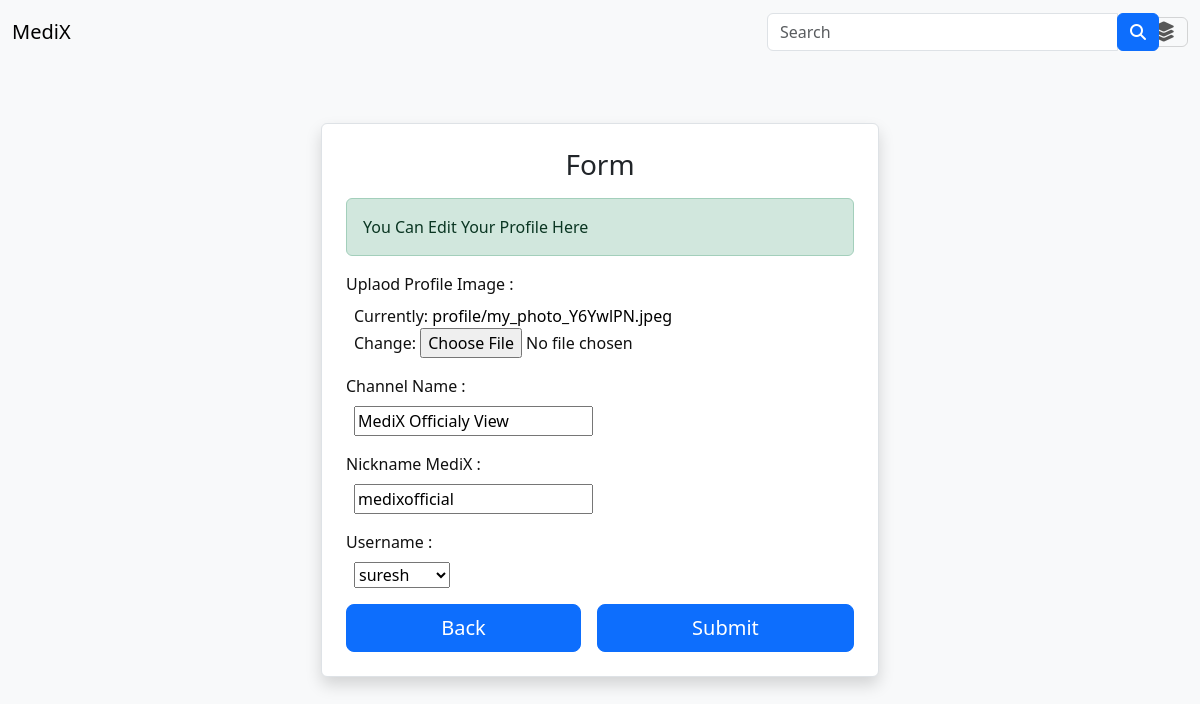
The page /user-edit-profile/ (signed in) on the database its author committed.
### users/models.py (models this page shows, shortened)
class ProfileDetails(models.Model):
    Profile_Image = models.ImageField(default='profile/user_profile.jpg', upload_to='profile/', max_length=2000)
    NamesUser = models.OneToOneField(User, on_delete=models.CASCADE, default='Your Profile')
    Channel_Name = models.CharField(max_length=100, default='MediX User Profile')
    uName = models.CharField(max_length=100, default='yourmedix')

### users/views.py (the view, shortened to what this page needs)
# urls.py: path('user-edit-profile/', views.ProfileEdit, name='edit_profile'),
def ProfileEdit(request):
    if request.user.is_authenticated:
        if request.method == 'GET':
            messages.success(request,'You Can Edit Your Profile Here')
        user_profile = ProfileDetails.objects.get(NamesUser=request.user)
        form = ProfileForm(request.POST or None, request.FILES or None, instance=user_profile)  # Pre-fill form with existing data
        v1 = form.instance.uName
        context = {'form': form}
        return render(request, 'editProfile.html', context)
    return redirect('login')

### users/forms.py
class ProfileForm(forms.ModelForm):
    class Meta:
        model = ProfileDetails
        fields = ['Profile_Image', 'NamesUser', 'Channel_Name', 'uName']

### templates/editProfile.html (shortened to what this page needs)
{% extends 'base.html' %}
{% block body %}
<div class="container d-flex justify-content-center align-items-center min-vh-100 bg-light">
    <div class="p-4 border rounded shadow bg-white w-50">
        <h2 class="text-center text-dark fs-3">Form</h2>
        <form method="POST" class="mt-3" enctype="multipart/form-data">
            {% if messages %}
                {% for message in messages %}
                    <div class="alert alert-{{ message.tags }}">
                        {{ message }}
                    </div>
                {% endfor %}
            {% endif %}
                <div class="mb-3">
                    <label for="{{ field.id_for_label }}" class="form-label">Uplaod Profile Image :</label>
                    <div class="d-inline-block ms-2 w-100">{{ form.Profile_Image }}</div>
                </div>
                <div class="mb-3">
                    <label for="{{ field.id_for_label }}" class="form-label">Channel Name :</label>
                    <div class="d-inline-block ms-2 w-100">{{ form.Channel_Name }}</div>
                </div>
                <div class="mb-3">
                    <label for="{{ field.id_for_label }}" class="form-label">Nickname MediX :</label>
                    <div class="d-inline-block ms-2 w-100">{{ form.uName }}</div>
                </div>
                <div class="mb-3">
                    <label for="{{ field.id_for_label }}" class="form-label">Username :</label>
                    <div class="d-inline-block ms-2 w-100">{{ form.NamesUser }}</div>
                </div>
                <div class="d-flex gap-3 mt-3">
                    <a class="btn btn-primary btn-lg flex-grow-1" href="{% url 'home' %}">Back</a>
                    <button type="submit" class="btn btn-primary btn-lg flex-grow-1">Submit</button>
                </div>
        </form>
    </div>
</div>
{% endblock %}

### static/css/signup.css (style rules this page uses)
body { background-color: #f8f9fa; padding: 0px; margin: 0px; height: 100vh; }
a { text-decoration: none; color: black; }

### static/css/homepage.css (style rules this page uses)
body { height: 100vh; width: 100%; padding: 0px; margin: 0px; background-color: #f8f9fa; color: #111; }

### static/css/open_video.css (style rules this page uses)
body { background-color: #f8f9fa; }

### static/css/banner.css (style rules this page uses)
body { background-color: #f8f9fa; }

### rows shown on the page
ProfileDetails: Channel_Name "MediX Officialy View", uName "medixofficial", NamesUser "suresh"

### other values the page prints
{{ message }} "You Can Edit Your Profile Here"
